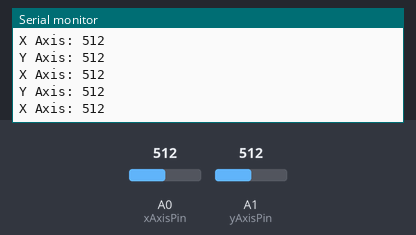
Bench run of a sketch on a simulated Arduino Uno, built with avr-gcc and run on an emulated ATmega328P. Parts: the last lines printed to the serial monitor. Inputs (shaded band) come from the test bench; at power-on: A1 (yAxisPin) = 512, A0 (xAxisPin) = 512. No radio packets arrive unless stated.

Above: at 1.2 s.
1.3 s: A1 (yAxisPin) set to 104
At 2.4 s:
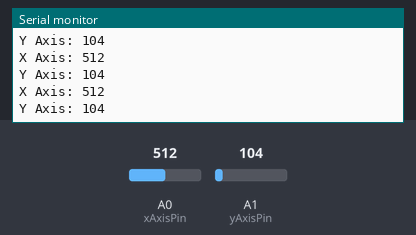
2.8 s: A1 (yAxisPin) set to 91
At 3.9 s:
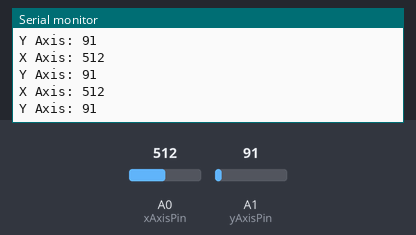
5.8 s: A0 (xAxisPin) set to 111
At 6.4 s:
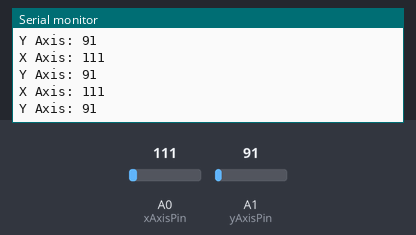
8.8 s: A0 (xAxisPin) set to 92
At 9.9 s:
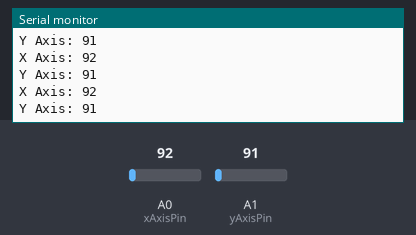
Timing chart, 0 to 11.8 s (numbered marks = the images above; inputs shaded):
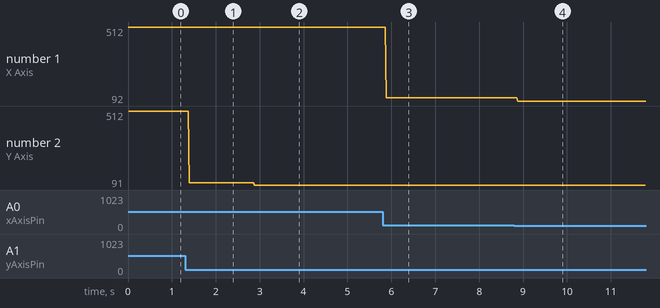

Measured:
- after the input at 1.3 s, the serial monitor: prints a new line after 0.10 s (image 1)
- after the input at 2.8 s, the serial monitor: prints a new line after 0.09 s (image 2)
- after the input at 5.8 s, the serial monitor: prints a new line after 0.09 s (image 3)
- after the input at 8.8 s, the serial monitor: prints a new line after 0.08 s (image 4)
- plotted number 1: 512 → 111 after the input at 5.8 s, 111 → 92 after the input at 8.8 s
- plotted number 2: 512 → 104 after the input at 1.3 s, 104 → 91 after the input at 2.8 s

The sketch:

Differential_Steering_Transmitter.ino
```cpp
#include <Arduino.h>
#include <SPI.h>
#include <RF24.h>
#include <nRF24L01.h>

int xAxisPin = A0;
int yAxisPin = A1;

int axisdata[2];

RF24 radio(7, 8); // CE, CSN
const byte address[6] = "00001";


void setup() {


  Serial.begin(9600); //try 115200
  radio.begin();
  radio.openWritingPipe(address);
  radio.setPALevel(RF24_PA_MIN);
  radio.stopListening();
  //Serial.println("TEST nRF24L01+ transmitter");
  //radio.setChannel(76);

  pinMode(xAxisPin, INPUT);
  pinMode(yAxisPin, INPUT);

}
void loop() {


int xAxisRead = analogRead(xAxisPin);
int yAxisRead = analogRead(yAxisPin);


Serial.print("X Axis: ");
Serial.println(xAxisRead);

Serial.print("Y Axis: ");
Serial.println(yAxisRead);


axisdata[0] = xAxisRead;
axisdata[1] = yAxisRead;

radio.write(&axisdata, sizeof(axisdata));

/*
 const char text[] = "Hello World";
  radio.write(&text, sizeof(text));
  delay(1000);
*/

}
```
